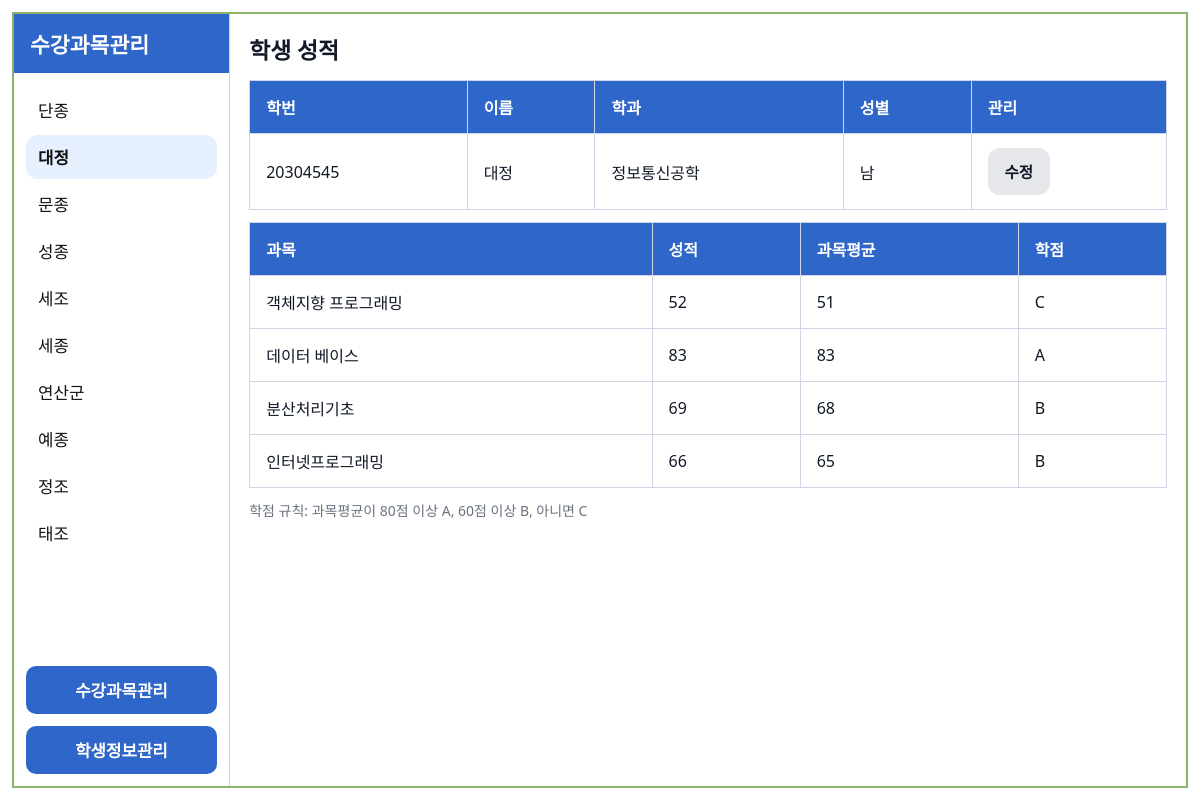
The page /students/3/ on the database its author committed.
### core/models.py (models this page shows, shortened)
class Student(models.Model):
    GENDER_CHOICES = [
        ("M", "남"),
        ("F", "여"),
    ]
    student_no = models.CharField("학번", max_length=20, unique=True)
    name = models.CharField("이름", max_length=30)
    department = models.CharField("학과", max_length=50)
    gender = models.CharField("성별", max_length=1, choices=GENDER_CHOICES)

class Subject(models.Model):
    name = models.CharField("과목명", max_length=100, unique=True)
    professor = models.CharField("담당교수", max_length=50, blank=True)
    textbook = models.CharField("교재명", max_length=100, blank=True)
    schedule = models.CharField("수업시간", max_length=100, blank=True)

### core/views.py (the view)
# urls.py: path("students/<int:pk>/", views.student_detail, name="student_detail"),
def student_detail(request, pk: int):
    ensure_seed_data()
    student = get_object_or_404(Student, pk=pk)
    enrollments = (
        Enrollment.objects
        .filter(student=student)
        .select_related("subject")
        .order_by("subject__name")
    )
    avg_map = dict(
        Subject.objects.annotate(avg_score=Avg("enrollments__score"))
        .values_list("id", "avg_score")
    )
    rows = []
    for e in enrollments:
        avg_score = avg_map.get(e.subject_id) or 0
        avg_score = int(round(avg_score))
        if avg_score >= 80:
            letter = "A"
        elif avg_score >= 60:
            letter = "B"
        else:
            letter = "C"
        rows.append({
            "subject": e.subject,
            "score": e.score,
            "avg": avg_score,
            "letter": letter,
        })
    ctx = _sidebar_context() | {"student": student, "rows": rows}
    return render(request, "core/student_detail.html", ctx)

### core/services.py (called while the page is built)
@transaction.atomic
def ensure_seed_data():
    for name, prof, book, sch in DEFAULT_SUBJECTS:
        Subject.objects.get_or_create(
            name=name,
            defaults={
                "professor": prof,
                "textbook": book,
                "schedule": sch,
            },
        )
    for sno, name, dept, gender in DEFAULT_STUDENTS:
        Student.objects.get_or_create(
            student_no=sno,
            defaults={
                "name": name,
                "department": dept,
                "gender": gender,
            },
        )
    subjects = list(Subject.objects.all())
    for s in Student.objects.all():
        for sub in subjects:
            Enrollment.objects.get_or_create(
                student=s,
                subject=sub,
                defaults={"score": 0},
            )

### core/views.py (called while the page is built)
def _sidebar_context():
    return {"students_sidebar": Student.objects.order_by("name")}

### templates/core/student_detail.html
{% extends "core/base.html" %}
{% block content %}
  <h2 class="page-title">학생 성적</h2>
  <table class="tbl">
    <thead>
      <tr>
        <th>학번</th>
        <th>이름</th>
        <th>학과</th>
        <th>성별</th>
        <th>관리</th>
      </tr>
    </thead>
    <tbody>
      <tr>
        <td>{{ student.student_no }}</td>
        <td>{{ student.name }}</td>
        <td>{{ student.department }}</td>
        <td>{{ student.get_gender_display }}</td>
        <td>
          <a class="btn secondary" href="{% url 'student_edit' student.id %}">수정</a>
        </td>
      </tr>
    </tbody>
  </table>
  <div style="height:12px"></div>
  <table class="tbl">
    <thead>
      <tr>
        <th>과목</th>
        <th>성적</th>
        <th>과목평균</th>
        <th>학점</th>
      </tr>
    </thead>
    <tbody>
      {% for r in rows %}
        <tr>
          <td>{{ r.subject.name }}</td>
          <td>{{ r.score }}</td>
          <td>{{ r.avg }}</td>
          <td>{{ r.letter }}</td>
        </tr>
      {% endfor %}
    </tbody>
  </table>
  <p class="hint">학점 규칙: 과목평균이 80점 이상 A, 60점 이상 B, 아니면 C</p>
{% endblock %}

### templates/core/base.html (shortened to what this page needs)
{% load static %}
<!doctype html>
<html lang="ko">
<head>
  <link rel="stylesheet" href="{% static 'core/style.css' %}">
</head>
<body>
  <div class="frame">
    <aside class="sidebar">
      <div class="sidebar-title">수강과목관리</div>
      <div class="student-list">
        {% for s in students_sidebar %}
          <a class="student-item {% if student and student.id == s.id %}active{% endif %}"
             href="{% url 'student_detail' s.id %}">
            {{ s.name }}
          </a>
        {% endfor %}
      </div>
      <div class="sidebar-footer">
        <a class="footer-link" href="{% url 'subject_manage' %}">수강과목관리</a>
        <a class="footer-link" href="{% url 'student_manage' %}">학생정보관리</a>
      </div>
    </aside>
    <main class="content">
      {% block content %}{% endblock %}
    </main>
  </div>
</body>
</html>

### static/core/style.css (style rules this page uses)
:root { --blue:#2f66c9; --blue2:#1f4ea5; --border:#cfd6e6; --muted:#6b7280; }
* { box-sizing:border-box; }
body { margin:0; font-family: system-ui, -apple-system, Segoe UI, Roboto, "Noto Sans KR", Arial, sans-serif; background:#fff; color:#111827; }
.frame { display:flex; width: min(1500px, calc(100vw - 24px)); height: min(880px, calc(100vh - 24px)); border:2px solid #8bb36a; margin: 12px auto; background:#fff; }
.sidebar { width: clamp(200px, 18vw, 280px); border-right:1px solid var(--border); display:flex; flex-direction:column; }
.sidebar-title { background: var(--blue); color:white; padding:14px 16px; font-weight:900; font-size: clamp(20px, 1.8vw, 24px); }
.student-list { padding:12px 12px; flex:1; overflow:auto; }
.student-item { display:block; padding:10px 12px; margin:3px 0; color:#111; text-decoration:none; border-radius:12px; font-size: clamp(16px, 1.4vw, 19px); }
.student-item.active { background:#e6f0ff; font-weight:900; }
.sidebar-footer { display:flex; flex-direction:column; gap:12px; padding:12px; }
.footer-link { display:block; background: var(--blue); color:white; text-align:center; padding:12px 10px; text-decoration:none; font-weight:900; border-radius:10px; font-size: clamp(16px, 1.4vw, 19px); }
.content { flex:1; padding: clamp(14px, 1.6vw, 20px); overflow:auto; }
.page-title { margin:0 0 14px; font-size: clamp(22px, 1.9vw, 26px); font-weight:900; }
.tbl { width:100%; border-collapse:collapse; border:1px solid var(--border); }
.tbl th, .tbl td { border:1px solid var(--border); padding: clamp(10px, 1.2vw, 14px) clamp(12px, 1.4vw, 16px); text-align:left; font-size: clamp(16px, 1.3vw, 18px); }
.tbl thead th { background: var(--blue); color:white; font-weight:900; font-size: clamp(16px, 1.3vw, 18px); }
.btn { display:inline-block; background: var(--blue); color:white; padding: clamp(9px, 1.1vw, 12px) clamp(14px, 1.4vw, 18px); border-radius:12px; text-decoration:none; font-weight:900; border:0; cursor:pointer; font-size: clamp(15px, 1.3vw, 18px); }
.btn.secondary { background:#e5e7eb; color:#111827; }
.hint { margin-top:12px; font-size: clamp(14px, 1.1vw, 16px); color: var(--muted); }

### rows shown on the page
Student: name "단종"
Student: name "대정", student_no "20304545", department "정보통신공학", gender "남"
Student: name "문종"
Student: name "성종"
Student: name "세조"
Student: name "세종"
Student: name "연산군"
Student: name "예종"
Student: name "정조"
Student: name "태조"
Subject: subject.name "객체지향 프로그래밍", score "52", avg "51", letter "C"
Subject: subject.name "데이터 베이스", score "83", avg "83", letter "A"
Subject: subject.name "분산처리기초", score "69", avg "68", letter "B"
Subject: subject.name "인터넷프로그래밍", score "66", avg "65", letter "B"
